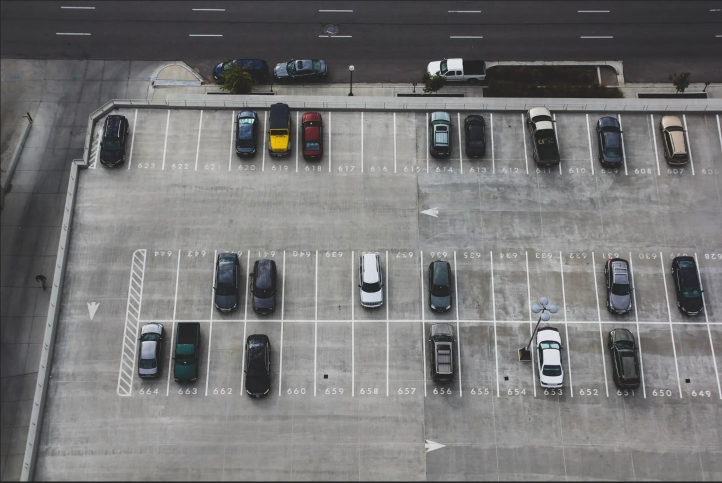
#> input picture CNN-Tensorflow-Parking/appl/asset/parking_lot/parking.jpg, 1444 x 965 px, found by its file name (shown at 1/2 size)
$ python grey_black_filter.py
#> lines starting #> are read from the running program, lines starting #| are printed output that depends on the picture; after the words box and inside, x2 and y2 are one past the last pixel; in counts of white or black regions, pixels touching at a corner belong together
import cv2
import numpy as np

# Citirea imaginii
img = cv2.imread('D:/downloads/ANUL 3/SEM2/PSK/asset/parking_lot/parking.jpg')
#> img is the input picture: shape (965, 1444, 3); mean B, G, R 118.6, 118.7, 118.8

# Redimensionarea imaginii la jumătate
img = cv2.resize(img, (0, 0), fx=0.5, fy=0.5)
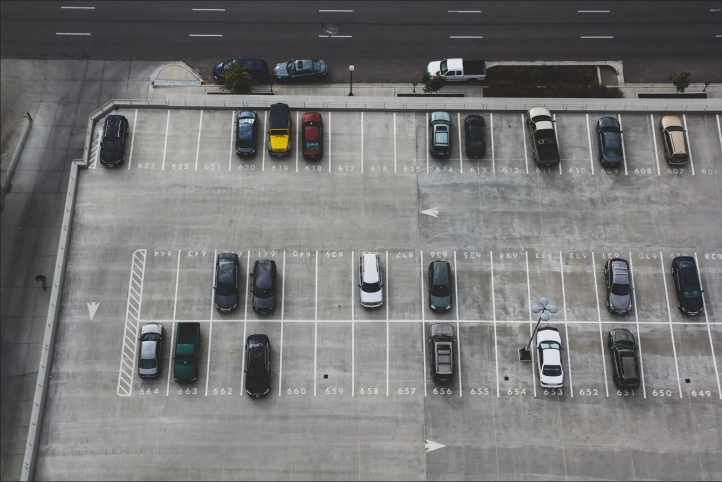
#> img: shape (482, 722, 3); mean B, G, R 118.9, 118.9, 119.1

# Convertirea imaginii la spațiul de culoare HSV
hsv = cv2.cvtColor(img, cv2.COLOR_BGR2HSV)
#> hsv: shape (482, 722, 3); mean H, S, V 63.6, 9.2, 120.7

# Definirea intervalului de culoare pentru culoarea albă
lower_white = np.array([0, 0, 200])
upper_white = np.array([180, 50, 255])

# Crearea unei măști pentru culorile care se încadrează în intervalul definit
mask = cv2.inRange(hsv, lower_white, upper_white)
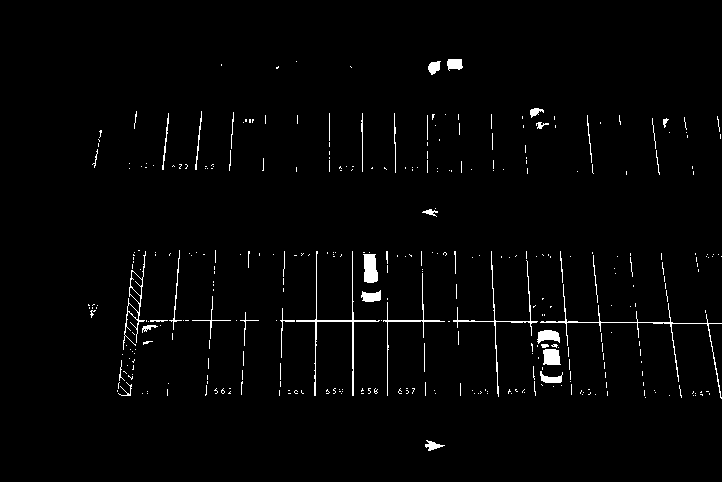
#> mask: shape (482, 722); 1.9% white; 364 white regions (317 under 20 px), largest, box (x1, y1, x2, y2) and area: (296, 251, 380, 396) 577, (540, 284, 722, 399) 566, (453, 251, 538, 397) 417

# Aplicarea măștii pe imaginea originală pentru a izola zonele albe
parking_lots = cv2.bitwise_and(img, img, mask=mask)

# Afisarea imaginii cu loturile de parcare evidențiate
cv2.imshow('Parking Lots', parking_lots)
cv2.waitKey(0)
cv2.destroyAllWindows()
